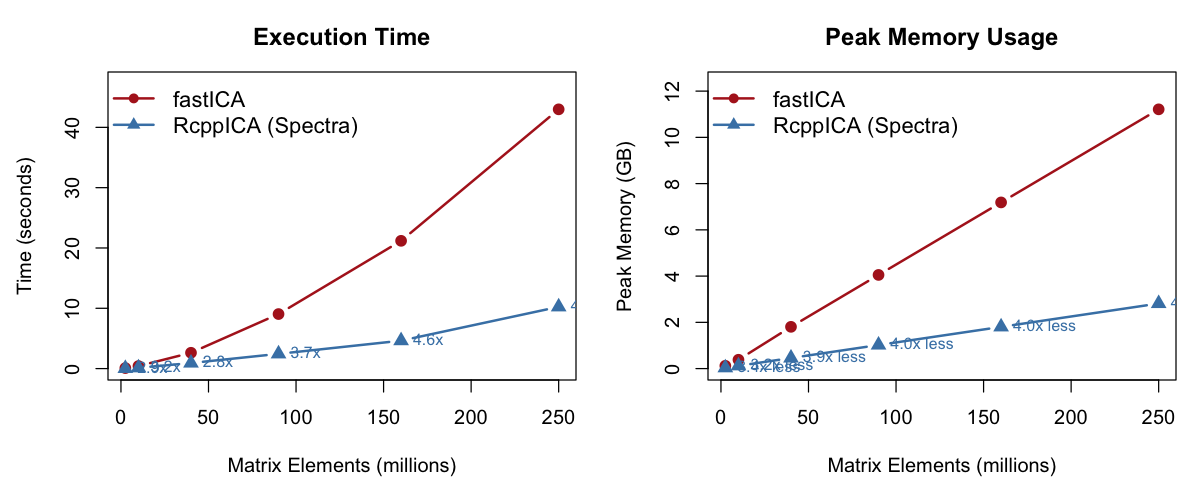

The R source for this figure:
# Benchmark: RcppICA vs fastICA Scaling Comparison
#
# This script benchmarks RcppICA against fastICA::fastICA at various
# matrix sizes to demonstrate the speed and memory advantages of
# Spectra's partial eigendecomposition.
#
# Usage: Rscript benchmarks/scaling_comparison.R

library(RcppICA)
library(fastICA)

cat("=== RcppICA vs fastICA Scaling Benchmark ===\n\n")

# ---------------------------------------------------------------------------
# Configuration
# ---------------------------------------------------------------------------

# Matrix sizes: (n_rows, n_cols, n_components)
# Keeping n/m ratio ~ 10:1
configs <- data.frame(
  n = c(5000, 10000, 20000, 30000, 40000, 50000),
  m = c(500,  1000,  2000,  3000,  4000,  5000),
  k = c(10,   15,    20,    25,    25,    30)
)

# Output paths
output_rds <- "benchmarks/scaling_results.rds"
output_png <- "benchmarks/scaling_comparison.png"
output_pdf <- "benchmarks/scaling_comparison.pdf"

# ---------------------------------------------------------------------------
# Helper: Generate non-Gaussian ICA data
# ---------------------------------------------------------------------------

generate_ica_data <- function(n, m, k, seed = 42) {
  set.seed(seed)

  # k truly independent non-Gaussian sources
  S <- matrix(0, n, k)
  for (i in seq_len(k)) {
    type <- i %% 5
    S[, i] <- switch(as.character(type),
      "0" = sin(seq(0, (2 + i) * pi, length.out = n)),
      "1" = sign(rnorm(n)) * rexp(n),
      "2" = runif(n) - 0.5,
      "3" = ((1:n %% (50 + i * 10)) - 25) / 25,
      "4" = rnorm(n)^3
    )
  }

  # Random mixing matrix
  A <- matrix(rnorm(m * k), m, k)

  # Mixed signals + tiny noise
  X <- S %*% t(A) + matrix(rnorm(n * m, sd = 0.01), n, m)

  list(X = X, S = S, A = A)
}

# ---------------------------------------------------------------------------
# Run Benchmarks
# ---------------------------------------------------------------------------

results <- data.frame()

for (i in seq_len(nrow(configs))) {
  cfg <- configs[i, ]
  cat(sprintf("Running %d x %d, k=%d ...\n", cfg$n, cfg$m, cfg$k))

  # Generate data
  data <- generate_ica_data(cfg$n, cfg$m, cfg$k)
  X <- data$X

  # RcppICA
  gc(reset = TRUE)
  t_rcpp <- system.time(r_rcpp <- RcppICA::fastICA(X, n.comp = cfg$k, seed = 42L))
  gc_rcpp <- gc()
  mem_rcpp <- max(gc_rcpp[, 6])  # max used (Vcells)
  rcpp_converged <- r_rcpp@misc$converged
  rcpp_iters <- r_rcpp@misc$iterations
  rm(r_rcpp); gc()

  # fastICA
  gc(reset = TRUE)
  t_fast <- system.time(r_fast <- fastICA::fastICA(X, n.comp = cfg$k, method = "C"))
  gc_fast <- gc()
  mem_fast <- max(gc_fast[, 6])  # max used (Vcells)
  rm(r_fast); gc()

  results <- rbind(results, data.frame(
    n = cfg$n,
    m = cfg$m,
    k = cfg$k,
    label = paste0(cfg$n / 1000, "Kx", cfg$m / 1000, "K"),
    elements_M = (cfg$n * cfg$m) / 1e6,
    time_rcpp = as.numeric(t_rcpp["elapsed"]),
    time_fast = as.numeric(t_fast["elapsed"]),
    mem_rcpp_vcells = mem_rcpp,
    mem_fast_vcells = mem_fast,
    converged = rcpp_converged,
    iters = rcpp_iters,
    stringsAsFactors = FALSE
  ))

  cat(sprintf("  RcppICA: %.2fs, %.1f GB | fastICA: %.2fs, %.1f GB | Speedup: %.1fx\n",
              t_rcpp["elapsed"], mem_rcpp * 8 / 1024^3,
              t_fast["elapsed"], mem_fast * 8 / 1024^3,
              t_fast["elapsed"] / max(t_rcpp["elapsed"], 0.001)))

  rm(X, data); gc()
}

# Convert Vcells to GB (each Vcell = 8 bytes)
results$mem_rcpp_gb <- results$mem_rcpp_vcells * 8 / 1024^3
results$mem_fast_gb <- results$mem_fast_vcells * 8 / 1024^3
results$speedup <- results$time_fast / results$time_rcpp
results$mem_ratio <- results$mem_fast_gb / results$mem_rcpp_gb

# ---------------------------------------------------------------------------
# Save Results
# ---------------------------------------------------------------------------

cat("\n--- Results Table ---\n")
print(results[, c("label", "k", "time_rcpp", "time_fast", "speedup",
                  "mem_rcpp_gb", "mem_fast_gb", "mem_ratio")])

saveRDS(results, output_rds)
cat(sprintf("\nResults saved to: %s\n", output_rds))

# ---------------------------------------------------------------------------
# Generate Plots
# ---------------------------------------------------------------------------

create_plot <- function(device_fn, path, width, height, ...) {
  device_fn(path, width = width, height = height, ...)
  par(mfrow = c(1, 2), mar = c(5, 4.5, 3, 1))

  # Panel 1: Execution Time
  y_max <- max(results$time_fast) * 1.1
  plot(results$elements_M, results$time_fast, type = "b", pch = 16, col = "firebrick",
       xlab = "Matrix Elements (millions)", ylab = "Time (seconds)",
       main = "Execution Time", ylim = c(0, y_max), lwd = 2, cex = 1.3)
  lines(results$elements_M, results$time_rcpp, type = "b", pch = 17, col = "steelblue",
        lwd = 2, cex = 1.3)
  legend("topleft", legend = c("fastICA", "RcppICA (Spectra)"),
         col = c("firebrick", "steelblue"), pch = c(16, 17), lwd = 2, bty = "n", cex = 1.1)

  for (j in seq_len(nrow(results))) {
    text(results$elements_M[j], results$time_rcpp[j],
         sprintf("%.1fx", results$speedup[j]), pos = 4, cex = 0.8, col = "steelblue")
  }

  # Panel 2: Peak Memory
  y_max_mem <- max(results$mem_fast_gb) * 1.1
  plot(results$elements_M, results$mem_fast_gb, type = "b", pch = 16, col = "firebrick",
       xlab = "Matrix Elements (millions)", ylab = "Peak Memory (GB)",
       main = "Peak Memory Usage", ylim = c(0, y_max_mem), lwd = 2, cex = 1.3)
  lines(results$elements_M, results$mem_rcpp_gb, type = "b", pch = 17, col = "steelblue",
        lwd = 2, cex = 1.3)
  legend("topleft", legend = c("fastICA", "RcppICA (Spectra)"),
         col = c("firebrick", "steelblue"), pch = c(16, 17), lwd = 2, bty = "n", cex = 1.1)

  for (j in seq_len(nrow(results))) {
    text(results$elements_M[j], results$mem_rcpp_gb[j],
         sprintf("%.1fx less", results$mem_ratio[j]), pos = 4, cex = 0.8, col = "steelblue")
  }

  dev.off()
}

# PNG
create_plot(png, output_png, width = 1200, height = 500, res = 120)
cat(sprintf("PNG saved to: %s\n", output_png))

# PDF
create_plot(pdf, output_pdf, width = 10, height = 5)
cat(sprintf("PDF saved to: %s\n", output_pdf))

cat("\nDone!\n")
